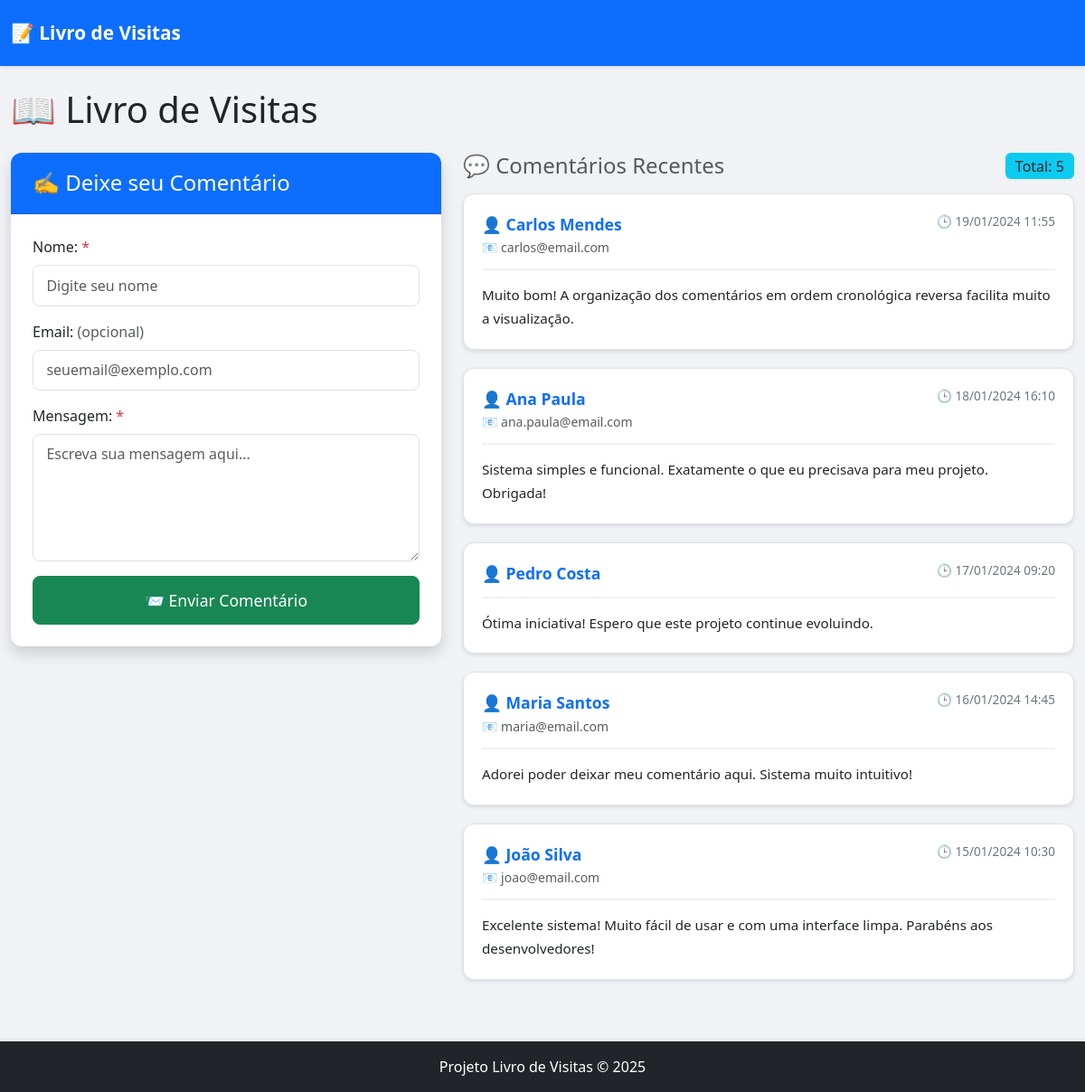
Screenshot of /agenda_pessoal/group9/index.php with the database file from the repository.
### tables this page shows
CREATE TABLE IF NOT EXISTS comentarios (
    id INT AUTO_INCREMENT PRIMARY KEY,
    nome VARCHAR(100) NOT NULL,
    email VARCHAR(100) DEFAULT NULL,
    mensagem TEXT NOT NULL,
    data_criacao DATETIME DEFAULT CURRENT_TIMESTAMP,
    INDEX idx_data_criacao (data_criacao DESC)
);

### agenda_pessoal/group9/index.php (the view, shortened to what this page needs)
<?php
require_once "config/database.php";
include "includes/header.php";
if (!empty($mensagem_sucesso)): ?>
<?php endif;
$sql =
    "SELECT id, nome, email, mensagem, data_criacao FROM comentarios ORDER BY data_criacao DESC";
$resultado = mysqli_query($conn, $sql);
?>
<h1 class="mb-4">📖 Livro de Visitas</h1>
<div class="row">
    <div class="col-md-5 mb-4">
        <div class="card shadow">
            <div class="card-header bg-primary text-white">
                <h4 class="mb-0">✍️ Deixe seu Comentário</h4>
            </div>
            <div class="card-body">
                <form action="processa.php?acao=adicionar_comentario" method="POST">
                    <div class="mb-3">
                        <label for="nome" class="form-label">Nome: <span class="text-danger">*</span></label>
                        <input type="text" class="form-control" id="nome" name="nome" required
                               placeholder="Digite seu nome">
                    </div>
                    <div class="mb-3">
                        <label for="email" class="form-label">Email: <span class="text-muted">(opcional)</span></label>
                        <input type="email" class="form-control" id="email" name="email"
                               placeholder="seuemail@exemplo.com">
                    </div>
                    <div class="mb-3">
                        <label for="mensagem" class="form-label">Mensagem: <span class="text-danger">*</span></label>
                        <textarea class="form-control" id="mensagem" name="mensagem" rows="5" required
                                  placeholder="Escreva sua mensagem aqui..."></textarea>
                    </div>
                    <div class="d-grid">
                        <button type="submit" class="btn btn-success btn-lg">📨 Enviar Comentário</button>
                    </div>
                </form>
            </div>
        </div>
    </div>
    <div class="col-md-7">
        <div class="d-flex justify-content-between align-items-center mb-3">
            <h4 class="text-muted mb-0">💬 Comentários Recentes</h4>
            <span class="badge bg-info text-dark fs-6">
                Total: <?php echo mysqli_num_rows($resultado); ?>
            </span>
        </div>
        <?php if (mysqli_num_rows($resultado) > 0): ?>
            <?php while ($comentario = mysqli_fetch_assoc($resultado)): ?>
                <div class="comentario-card">
                    <div class="comentario-header">
                        <div class="d-flex justify-content-between align-items-start">
                            <div>
                                <span class="comentario-autor">
                                    👤 <?php echo htmlspecialchars(
                                        $comentario["nome"],
                                    ); ?>
                                </span>
                                <?php if (!empty($comentario["email"])): ?>
                                    <br>
                                    <small class="text-muted">
                                        📧 <?php echo htmlspecialchars(
                                            $comentario["email"],
                                        ); ?>
                                    </small>
                                <?php endif; ?>
                            </div>
                            <div class="text-end">
                                <div class="comentario-data">
                                    🕒 <?php echo date(
                                        "d/m/Y H:i",
                                        strtotime($comentario["data_criacao"]),
                                    ); ?>
                                </div>
                            </div>
                        </div>
                    </div>
                    <div class="comentario-mensagem">
                        <?php echo nl2br(
                            htmlspecialchars($comentario["mensagem"]),
                        ); ?>
                    </div>
                </div>
            <?php endwhile; ?>
        <?php endif; ?>
    </div>
</div>
<?php
include "includes/footer.php";
?>

### agenda_pessoal/group9/includes/header.php (shortened to what this page needs)
<?php
$caminho = basename(getcwd()) == "group9" ? "" : "../"; ?>
<!DOCTYPE html>
<html lang="pt-br">
<head>
 <link
  href="https://cdn.jsdelivr.net/npm/bootstrap@5.3.3/dist/css/bootstrap.min.css" rel="stylesheet">
 <link rel="stylesheet" href="<?php echo $caminho; ?>assets/style.css">
</head>
<body>
<nav class="navbar navbar-expand-lg navbar-dark bg-primary shadow-sm">
 <div class="container">
  <a class="navbar-brand" href="<?php echo $caminho; ?>index.php">📝 Livro de Visitas</a>
 </div>
</nav>
<div class="container mt-4">

### agenda_pessoal/group9/includes/footer.php (shortened to what this page needs)
</div>
<footer class="text-center text-white bg-dark py-3 mt-5">
 <div class="container">
  <p class="mb-0">Projeto Livro de Visitas &copy; <?php echo date("Y"); ?></p>
 </div>
</footer>
</body>
</html>

### agenda_pessoal/group9/assets/style.css (style rules this page uses)
:root { --primary-color: #0d6efd; --secondary-color: #6c757d; --success-color: #198754; --danger-color: #dc3545; --warning-color: #ffc107; --info-color: #0dcaf0; --light-bg: #f0f2f5; --white: #ffffff; --text-dark: #212529; --text-muted: #6c757d; --border-color: #dee2e6; --shadow-sm: 0 2px 4px rgba(0, 0, 0, 0.1); --shadow-md: 0 4px 6px rgba(0, 0, 0, 0.1); --shadow-lg: 0 10px 15px rgba(0, 0, 0, 0.15); }
body { font-family: 'Segoe UI', Tahoma, Geneva, Verdana, sans-serif; background-color: var(--light-bg); color: var(--text-dark); }
.container { max-width: 1200px; }
.comentario-card { background: var(--white); border-radius: 12px; padding: 20px; margin-bottom: 20px; box-shadow: var(--shadow-sm); border: 1px solid var(--border-color); transition: all 0.3s ease; }
.comentario-header { border-bottom: 2px solid #f0f0f0; padding-bottom: 12px; margin-bottom: 15px; }
.comentario-autor { font-weight: 600; color: var(--primary-color); font-size: 1.1rem; }
.comentario-data { font-size: 0.85rem; color: var(--text-muted); font-weight: 400; }
.comentario-mensagem { line-height: 1.7; color: var(--text-dark); font-size: 0.95rem; word-wrap: break-word; }
.card-login, .card { border-radius: 12px; border: none; box-shadow: var(--shadow-md); }
.card-header { border-radius: 12px 12px 0 0 !important; padding: 1.2rem 1.5rem; }
.card-body { padding: 1.5rem; }
.form-control, .form-select { border-radius: 8px; border: 1px solid var(--border-color); padding: 0.6rem 0.9rem; transition: all 0.3s ease; }
textarea.form-control { resize: vertical; min-height: 120px; }
.btn { border-radius: 8px; padding: 0.6rem 1.2rem; font-weight: 500; transition: all 0.3s ease; }
.btn-lg { padding: 0.8rem 1.5rem; font-size: 1.1rem; }
.btn-success { background-color: var(--success-color); border-color: var(--success-color); }
.navbar { box-shadow: var(--shadow-sm); padding: 1rem 0; }
.navbar-brand { font-weight: 600; font-size: 1.3rem; transition: all 0.3s ease; }
.badge { padding: 0.4rem 0.7rem; font-weight: 500; border-radius: 6px; }
footer { margin-top: 4rem; box-shadow: 0 -2px 4px rgba(0, 0, 0, 0.05); }
.comentario-card { animation: fadeIn 0.5s ease; }
.form-label { font-weight: 500; color: var(--text-dark); margin-bottom: 0.5rem; }

### rows the page displays
comentarios: nome "Carlos Mendes", email "carlos@email.com", data_criacao "19/01/2024 11:55", mensagem "Muito bom! A organização dos comentários em ordem cronológica reversa facilita muito a visualização."
comentarios: nome "Ana Paula", email "ana.paula@email.com", data_criacao "18/01/2024 16:10", mensagem "Sistema simples e funcional. Exatamente o que eu precisava para meu projeto. Obrigada!"
comentarios: nome "Pedro Costa", data_criacao "17/01/2024 09:20", mensagem "Ótima iniciativa! Espero que este projeto continue evoluindo."
comentarios: nome "Maria Santos", email "maria@email.com", data_criacao "16/01/2024 14:45", mensagem "Adorei poder deixar meu comentário aqui. Sistema muito intuitivo!"
comentarios: nome "João Silva", email "joao@email.com", data_criacao "15/01/2024 10:30", mensagem "Excelente sistema! Muito fácil de usar e com uma interface limpa. Parabéns aos desenvolvedores!"

### other values shown
mysqli_num_rows($resultado) "5"
